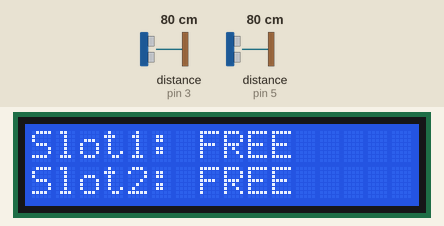
Bench run of a sketch on a simulated Arduino Uno, built with avr-gcc and run on an emulated ATmega328P. On the bench: 16×2 character LCD. Wiring (inferred from the names in the program): 2 × ultrasonic range finder: trigger pin 2, echo pin 3 / trigger pin 4, echo pin 5. Inputs (shaded band) come from the test bench; at power-on: distance to the obstacle (sensors on pin 3, pin 5) 80 cm. The echo pulse lasts 58.3 µs per cm; what the sketch prints to the serial monitor is not drawn.

Above: at 2.7 s.
2.8 s: distance to the obstacle (sensor on pin 3) set to 299 cm
5.8 s: distance to the obstacle (sensor on pin 5) set to 2 cm
At 6.6 s:
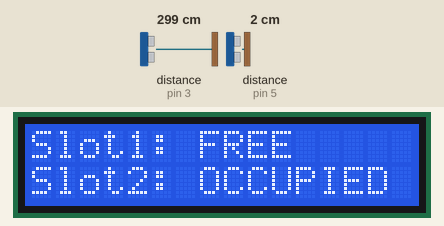
7.6 s: distance to the obstacle (sensor on pin 3) set to 2 cm
At 8.2 s:
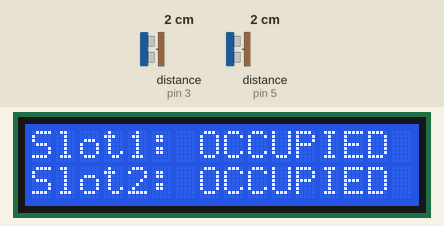
9.2 s: distance to the obstacle (sensor on pin 5) set to 9 cm
At 10.4 s:
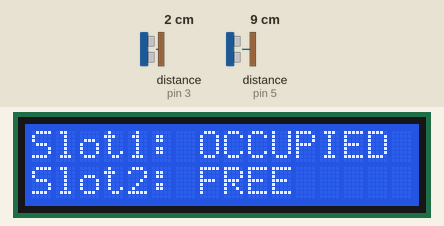
10.7 s: distance to the obstacle (sensor on pin 5) set to 4 cm
At 12.0 s:
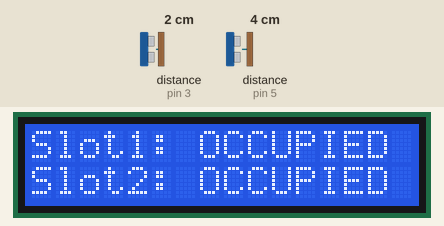
12.3 s: distance to the obstacle (sensor on pin 5) set to 18 cm
At 13.6 s:
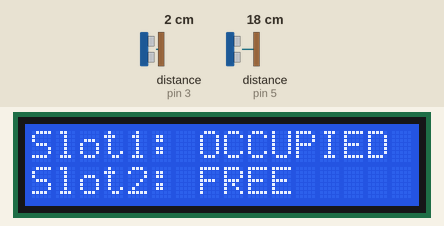
Timing chart, 0 to 14.8 s (numbered marks = the images above; inputs shaded):
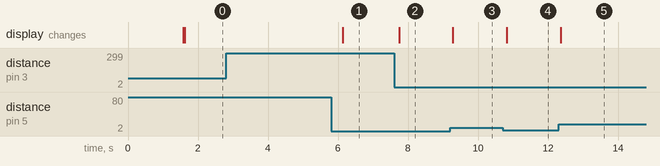

The sketch:

SmartPark.ino
```cpp
#include <Wire.h>
#include <LiquidCrystal_I2C.h>

const int trig1 = 2;
const int echo1 = 3;
const int trig2 = 4;
const int echo2 = 5;

String slot1State = "FREE";
String slot2State = "FREE";

// store last stable change
unsigned long slot1Timer = 0;
unsigned long slot2Timer = 0;

const int THRESHOLD = 5;      // cm
const int STABLE_TIME = 3000; // 3 seconds stability

// LCD
LiquidCrystal_I2C lcd(0x27, 16, 2);
String lastLCDLine = ""; // store last displayed state

void setup() {
  Serial.begin(9600);
  pinMode(trig1, OUTPUT);
  pinMode(echo1, INPUT);
  pinMode(trig2, OUTPUT);
  pinMode(echo2, INPUT);

  lcd.init();
  lcd.backlight();
  lcd.setCursor(0, 0);
  lcd.print("SmartPark Ready");
  delay(1500);
  lcd.clear();
}

void loop() {
  long dist1 = getDistance(trig1, echo1);
  long dist2 = getDistance(trig2, echo2);

  // --- Slot 1 ---
  if (dist1 > 0 && dist1 <= THRESHOLD) {
    if (slot1State == "FREE") {
      if (millis() - slot1Timer > STABLE_TIME) {
        slot1State = "OCCUPIED";
      }
    }
  } else {
    if (slot1State == "OCCUPIED") {
      if (millis() - slot1Timer > STABLE_TIME) {
        slot1State = "FREE";
      }
    }
  }
  if ((dist1 > 0 && dist1 <= THRESHOLD) != (slot1State == "OCCUPIED")) {
    slot1Timer = millis();
  }

  // --- Slot 2 ---
  if (dist2 > 0 && dist2 <= THRESHOLD) {
    if (slot2State == "FREE") {
      if (millis() - slot2Timer > STABLE_TIME) {
        slot2State = "OCCUPIED";
      }
    }
  } else {
    if (slot2State == "OCCUPIED") {
      if (millis() - slot2Timer > STABLE_TIME) {
        slot2State = "FREE";
      }
    }
  }
  if ((dist2 > 0 && dist2 <= THRESHOLD) != (slot2State == "OCCUPIED")) {
    slot2Timer = millis();
  }

  // --- Serial output ---
  String output = "SLOT1:" + slot1State + "  |  SLOT2:" + slot2State;
  Serial.println(output);

  // --- LCD output (only update if changed) ---
  if (output != lastLCDLine) {
    lcd.clear();
    lcd.setCursor(0, 0);
    lcd.print("Slot1: " + slot1State);
    lcd.setCursor(0, 1);
    lcd.print("Slot2: " + slot2State);
    lastLCDLine = output;
  }

  delay(300);
}

long getDistance(int trigPin, int echoPin) {
  digitalWrite(trigPin, LOW);
  delayMicroseconds(2);
  digitalWrite(trigPin, HIGH);
  delayMicroseconds(10);
  digitalWrite(trigPin, LOW);

  long duration = pulseIn(echoPin, HIGH, 30000); // 30ms timeout
  if (duration == 0) return -1;
  return duration * 0.034 / 2;
}
```

Measured:
- after the input at 2.8 s, every drawn part: stays the same
- after the input at 5.8 s, the display: changes after 0.33 s (image 1)
- after the input at 7.6 s, the display: changes after 0.14 s (image 2)
- after the input at 9.2 s, the display: changes after 0.08 s (image 3)
- after the input at 10.7 s, the display: changes after 0.12 s (image 4)
- after the input at 12.3 s, the display: changes after 0.06 s (image 5)
